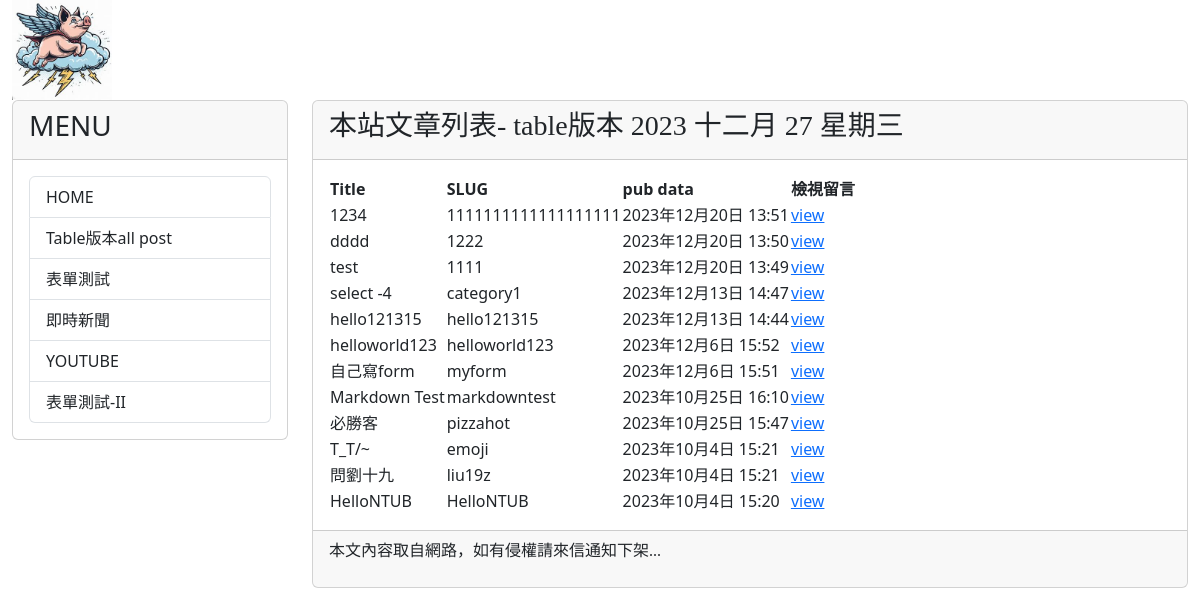
Page /post/ on the committed database.
### mysite/models.py (models this page shows, shortened)
class Post(models.Model):
    title = models.CharField(max_length = 200)
    slug = models.CharField(max_length = 200)
    body = models.TextField()
    category = models.TextField(null=True)
    pub_date = models.DateTimeField(auto_now_add=True)
    class Meta:
        ordering = ('-pub_date', )

### mysite/views.py (the view)
# urls.py: path('post/', mv.show_all_posts, name="show-all-posts"),
def show_all_posts(request):
    posts = Post.objects.all()
    return render(request, 'allposts.html', locals())

### mysite/templates/allposts.html (shortened to what this page needs)
{% extends "base2.html" %}
{% block headmessage %}
<h3 style='font-family:標楷體;'>本站文章列表- table版本</a>
    {% now 'Y M d D' %}
{% endblock headmessage %}
{% block content %}
{% for post in posts %}
{% if forloop.first %}
<table>
    <tr background="#cccccc">
        <th>Title</th>
        <th>SLUG</th>
        <th>pub data</th>
        <th>檢視留言</th>
    </tr>
{% endif %}
    <tr background='{% cycle "#ffccff" "#ccffcc" %}'>
        <td>{{ post.title }}</td>
        <td>{{ post.slug }}</td>
        <td>{{ post.pub_date }}</td>
        <td><a href="{% url 'show-comments' post.id %}">view</a></td>
    </tr>
{% if forloop.last %}
</table>
{% endif %}
{% endfor %}
{% endblock content %}

### rows in the picture
Post: title "1234", slug "1111111111111111111", pub_date "2023年12月20日 13:51"
Post: title "dddd", slug "1222", pub_date "2023年12月20日 13:50"
Post: title "test", slug "1111", pub_date "2023年12月20日 13:49"
Post: title "select -4", slug "category1", pub_date "2023年12月13日 14:47"
Post: title "hello121315", slug "hello121315", pub_date "2023年12月13日 14:44"
Post: title "helloworld123", slug "helloworld123", pub_date "2023年12月6日 15:52"
Post: title "自己寫form", slug "myform", pub_date "2023年12月6日 15:51"
Post: title "Markdown Test", slug "markdowntest", pub_date "2023年10月25日 16:10"
Post: title "必勝客", slug "pizzahot", pub_date "2023年10月25日 15:47"
Post: title "T_T/~", slug "emoji", pub_date "2023年10月4日 15:21"
Post: title "問劉十九", slug "liu19z", pub_date "2023年10月4日 15:21"
Post: title "HelloNTUB", slug "HelloNTUB", pub_date "2023年10月4日 15:20"
